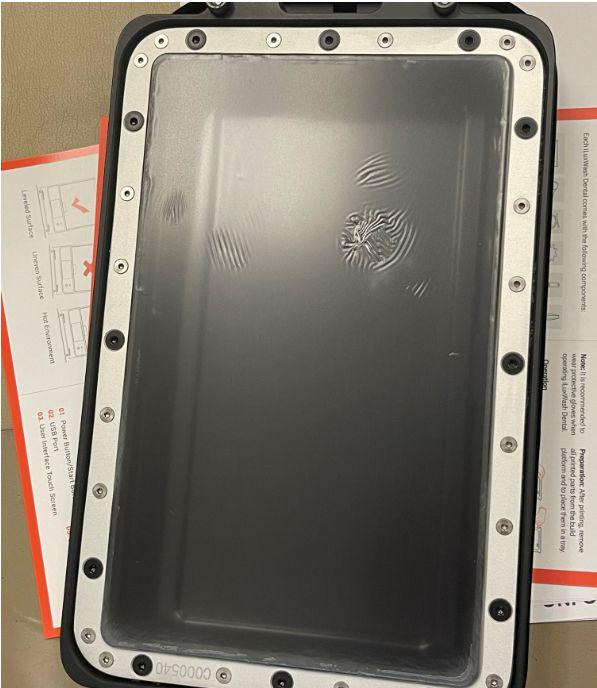
#> input picture blob-detection/img/membrane1.jpg, 597 x 688 px, given in place of test.jpg, which was not available
$ python main.py
#> lines starting #> are read from the running program, lines starting #| are printed output that depends on the picture; after the words box and inside, x2 and y2 are one past the last pixel; in counts of white or black regions, pixels touching at a corner belong together; pictures that were not available may be replaced by others from this repository, and a replacement may not be noted
#> further down, img is the input picture: shape (688, 597, 3); mean B, G, R 111.1, 122.2, 129.2
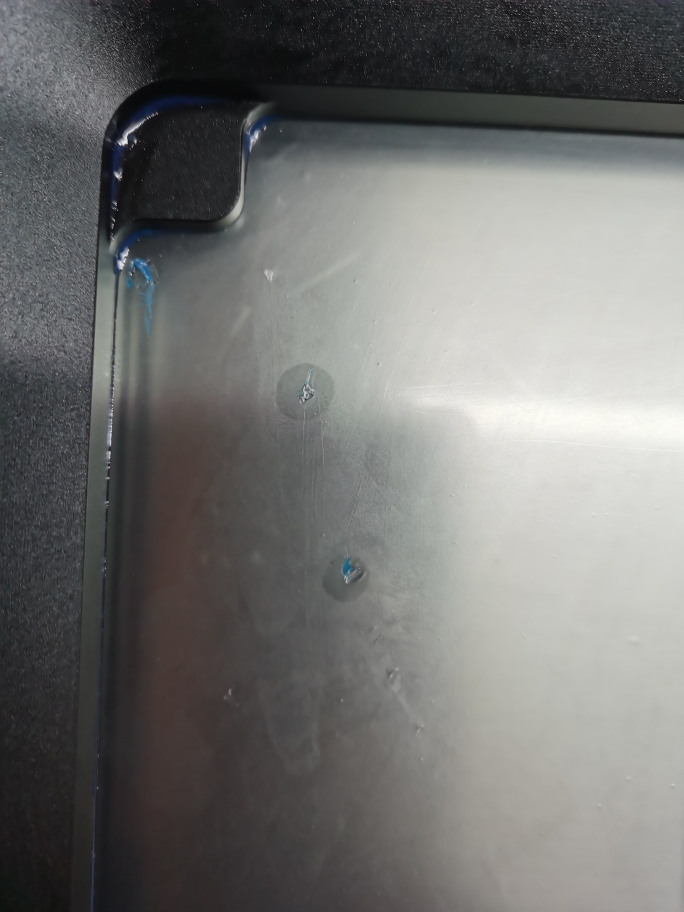
#> input picture blob-detection/img/membrane2.jpg, 2736 x 3648 px, given in place of test-mask.jpg, which was not available (shown at 1/4 size)
import numpy as np
import numpy.linalg as la
import matplotlib.pyplot as plt
import os
import cv2

def identify_holes(img, img_mask=None):
    img_gray = cv2.cvtColor(img, cv2.COLOR_BGR2GRAY)
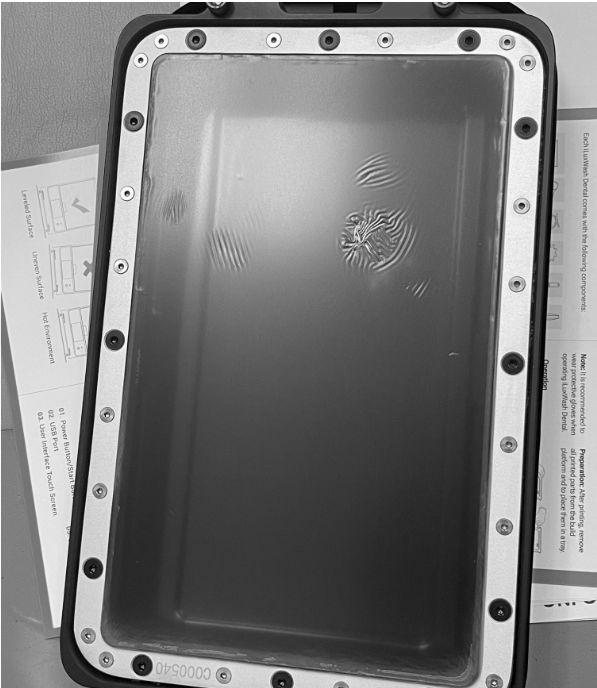
#> img_gray: shape (688, 597); min 0, max 255, mean 123
    blur = cv2.GaussianBlur(img_gray, (5, 5), 0)
    _, img_thresh = cv2.threshold(blur, 0, 255, cv2.THRESH_BINARY + cv2.THRESH_OTSU)
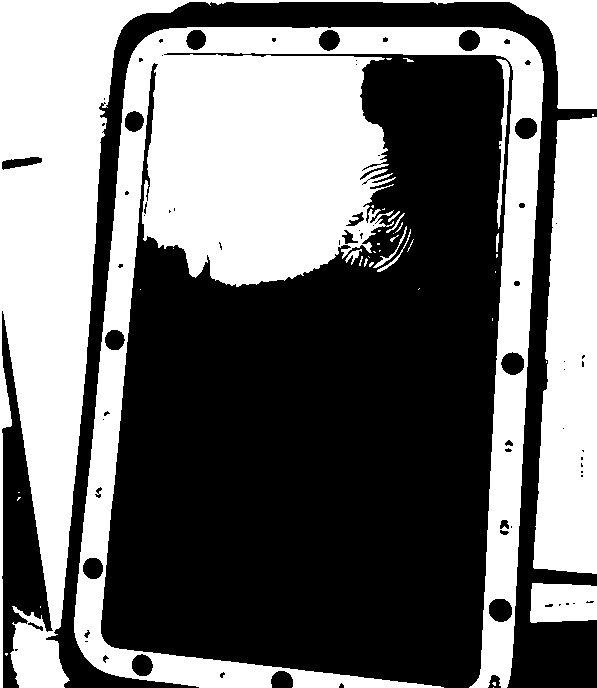
#> img_thresh: shape (688, 597); 44% white; 41 white regions (28 under 20 px)
    # cv2.THRESH_OTSU solves the shadowing problem

    h, w = img_gray.shape
#> h = 688; w = 597
    if img_mask is not None:
        img_mask = cv2.resize(img_mask, (w, h), interpolation=cv2.INTER_AREA)
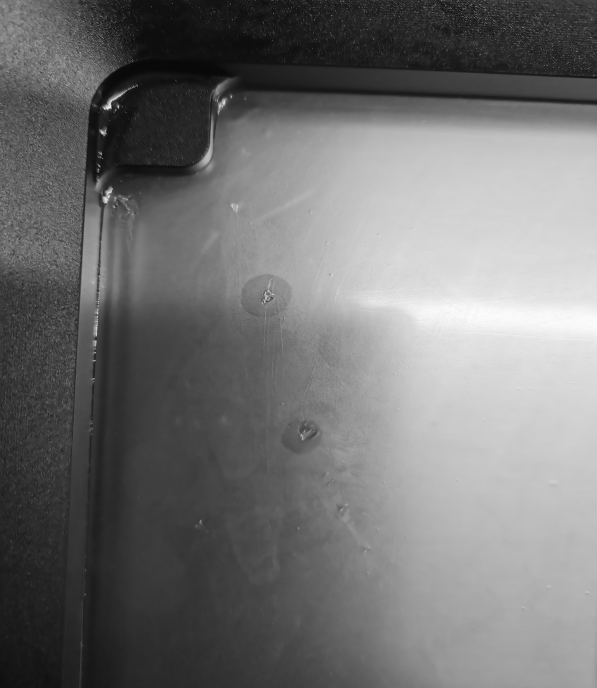
#> img_mask: shape (688, 597); min 7, max 253, mean 115
        img_thresh_masked = cv2.bitwise_or(img_thresh, img_mask)
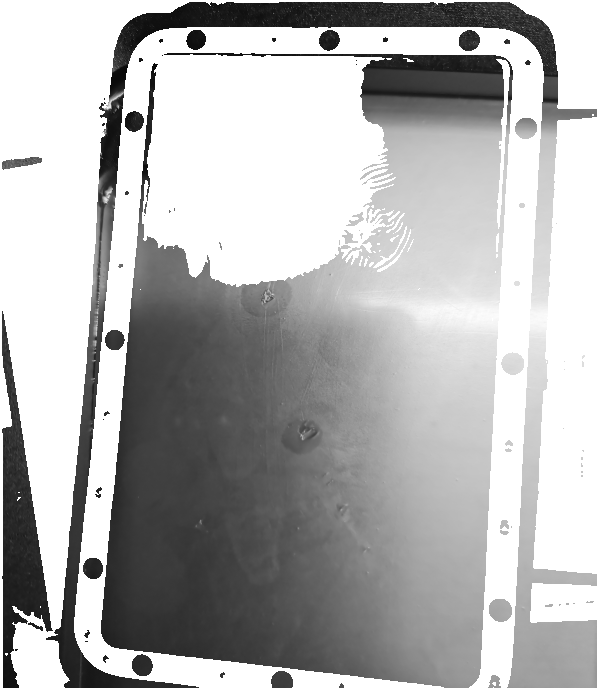
#> img_thresh_masked: shape (688, 597); min 8, max 255, mean 179.1
    else:
        img_thresh_masked = img_thresh

    contours, _ = cv2.findContours(img_thresh_masked, cv2.RETR_LIST, cv2.CHAIN_APPROX_NONE)
#> contours = 1 contour; box (x1, y1, x2, y2) and area: (0, 0, 597, 688) 409452
    img_labeled = img.copy()
    for cnt in contours:
        # Rule out tiny contours (possibly noise)
        area = cv2.contourArea(cnt)
        if area <= 20:
            continue

        rRect = cv2.minAreaRect(cnt)
        center, size, angle = rRect

        # Rule out the frame
        if la.norm(np.array(size) - np.array(img_gray.shape)) / \
           la.norm(np.array(img_gray.shape)) < 0.05:
            continue
        # Rule out near-edge tension wear
        if max(size[0]/size[1], size[1]/size[0]) > 10:
            continue

        # Rule out near-corner tension wear
        hull = cv2.convexHull(cnt)
        solidity = area / (cv2.contourArea(hull) + 1e-5)
        if solidity <= 0.6:
            continue

        box = np.int_(cv2.boxPoints(rRect))
        cv2.polylines(img_labeled, [box], True, (0,0,255), 2)
#> this loop made 1 pass
#> (area, center, size, angle) on pass 1: (409452, (298, 343.5), (687, 596), -90)
        # miny = np.max(box[:, 1])
        # org = (int(round(center[0])), int(miny))
        # cv2.putText(img_labeled, "hole", org, cv2.FONT_HERSHEY_SIMPLEX, 0.5, (255, 0, 0), 2)
    return img_labeled


input_folder = "img"
filename_wo_exts = [
    "test",
    "training (1)"
]
output_folder = "output"
os.makedirs(output_folder, exist_ok=True)

for filename_wo_ext in filename_wo_exts:
    filename = filename_wo_ext + ".jpg"
    maskname = filename_wo_ext + "-mask.jpg"
    img = cv2.imread(os.path.join(input_folder, filename))
    img_mask = cv2.imread(os.path.join(input_folder, maskname), 0)
    img_labeled = identify_holes(img, img_mask)
    output_path = os.path.join(output_folder, f'output-{filename}')
    cv2.imwrite(output_path, img_labeled)

print(f'Images have been written to the folder \"{output_folder}\"')
